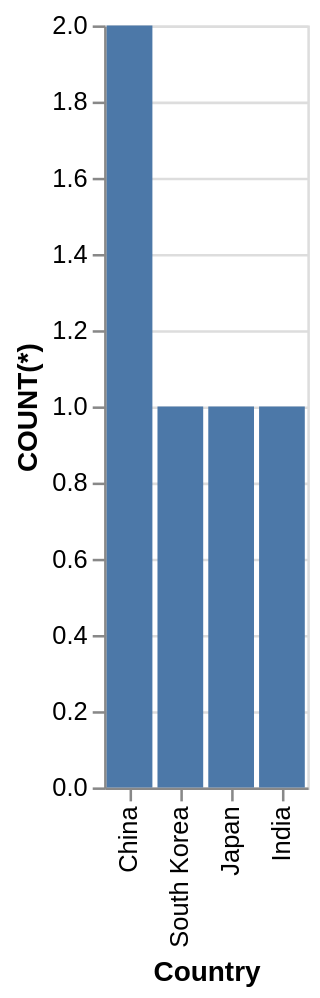

Vega-Lite specification for this chart:
### Vega-Lite specification from a JSON file in a GitHub repository (floating-point values rounded to 4 significant figures)
{"data": {"values": [{"x_data": "China", "y_data": 2}, {"x_data": "South Korea", "y_data": 1}, {"x_data": "Japan", "y_data": 1}, {"x_data": "India", "y_data": 1}]}, "mark": "bar", "encoding": {"x": {"field": "x_data", "type": "nominal", "title": "Country", "sort": {"op": "sum", "field": "y_data", "order": "descending"}}, "y": {"field": "y_data", "type": "quantitative", "title": "COUNT(*)"}}}
